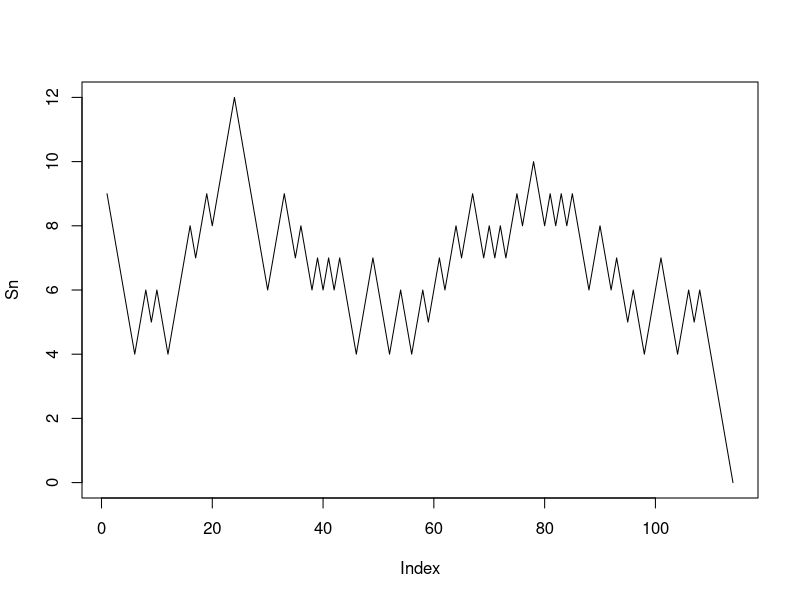

Write the R code that produced this figure.
#Pankhuri Kasliwal
#2016253

#lower_bound is the absorbing boundaries lower bound
#upper_bound is the absrbing boundaries upper bound
#initial is the initial amount of money that they start with
#p is some random probability
GamblerRuin <- function(initial,p, upper_bound, lower_bound) 
  
  {
  #array initialised for storing states at each iteratiom
  c <- numeric(0)
  while (initial > lower_bound && initial < upper_bound)
{
    #tossing of coin simulated through a random bionomial process with some random probability p=0.5
  coin = rbinom(1, 1, p)
  #if 1 then moves forward one step
  if (coin == 1)
  {
    initial = initial + 1
    c <- array(c(c,initial))
  }
  #else moves backward 1 step
  else
  {
    initial = initial - 1
    c <- array(c(c,initial))
  }
  }
  #finally returns the array containing the states at each iteration
  return(c)
}

#p=0.5
t <- GamblerRuin(10,0.5,20,0)
t
plot(t,type='l',xlab="Index",ylab="Sn")

